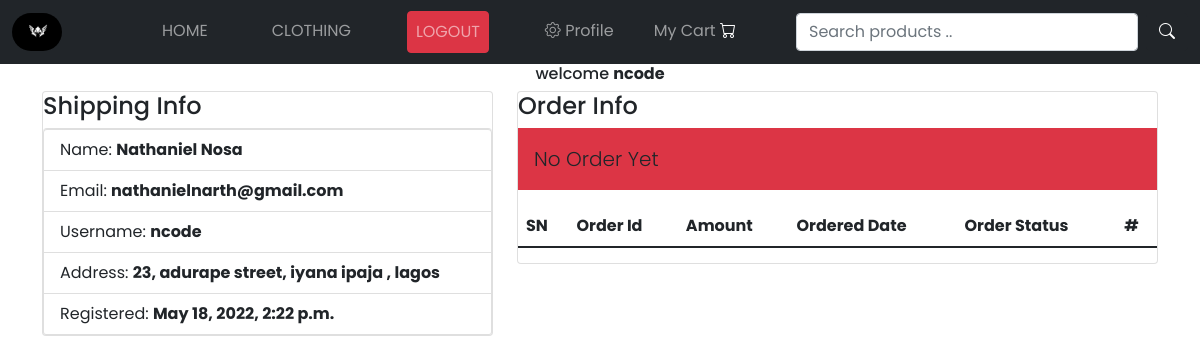
The page /profile (signed in) on the database its author committed.
### stores/models.py (models this page shows, shortened)
class Customer(models.Model):
    user = models.OneToOneField(User, on_delete=models.CASCADE)
    full_name = models.CharField(max_length=200)
    address = models.CharField(max_length=200, null =True,blank=True)
    registered = models.DateTimeField(auto_now_add=True)

### stores/views.py (the view)
# urls.py: path('profile',views.profile,name='profile'),
@login_required(login_url='/login/')
def profile(request):
    if request.user.is_authenticated and request.user.customer:
        pass
    else:
        return redirect('/loginuser/?next=/profile/')
    customer = request.user.customer
    orders = Order.objects.filter(cart__customer = customer).order_by('-id')
    context = {
        'customer':customer,
        'orders':orders,
    }
    return render(request, 'stores/userprofile.html',context)

### templates/stores/userprofile.html
{% extends "base.html" %}
{% load static %}
{% load humanize %}
{% block content %}
<div class="container">
    <h6 class="text-center">welcome <strong>{{request.user.username}}</strong></h6>
    <div class="row">
        <div class="col-md-5">
            <div class="card">
                <h4>Shipping Info</h4>
                <ul class="list-group">
                    <li class="list-group-item">Name: <strong>{{customer.full_name}}</strong></li>
                    <li class="list-group-item">Email: <strong>{{customer.user.email}}</strong></li>
                    <li class="list-group-item">Username: <strong>{{customer.user.username}}</strong></li>
                    <li class="list-group-item">Address: <strong>{{customer.address}}</strong></li>
                    <li class="list-group-item">Registered: <strong>{{customer.registered}}</strong></li>
                  </ul>
            </div>
        </div>
        <div class="col-md-7">
            <div class="card">
                <h4>Order Info</h4>
                <table class="table table-striped">
                    <thead>
                        <tr>
                            <th>SN</th>
                            <th>Order Id</th>
                            <th>Amount</th>
                            <th>Ordered Date</th>
                            <th>Order Status</th>
                            <th>#</th>
                        </tr>
                    </thead>
                    <tbody>
                        {% if orders %}
                          {% for order in orders %}
                            <tr>
                                <td>{{forloop.counter}}</td>
                                <td>#ECOMORD_{{order.id}}</td>
                                <td>&#8358; {{order.amount | intcomma }}</td>
                                <td>{{order.created_at| timesince}} ago</td>
                                {% if order.order_status == 'Order Completed' %}
                                <td class="bg-success">{{order.order_status}}</td>
                                {% else %}
                                <td>{{order.order_status}}</td>
                                {% endif %}
                            </tr>
                          {% endfor %}
                        {% else %}
                            <tr>
                                <p class="lead bg-danger p-3">No Order Yet</p>
                            </tr>
                        {% endif %}
                    </tbody>
                </table>
            </div>
        </div>
    </div>
</div>
{% endblock content %}

### ecommerce/static/css/style.css (style rules this page uses)
* { margin: 0; padding: 0; box-sizing: border-box; font-family: 'Poppins', sans-serif }

### rows shown on the page
Customer: full_name "Nathaniel Nosa", user.email "nathanielnarth@gmail.com", user.username "ncode", address "23, adurape street, iyana ipaja , lagos", registered "May 18, 2022, 2:22 p.m."

### other values the page prints
{{ request.user.username }} "ncode"
